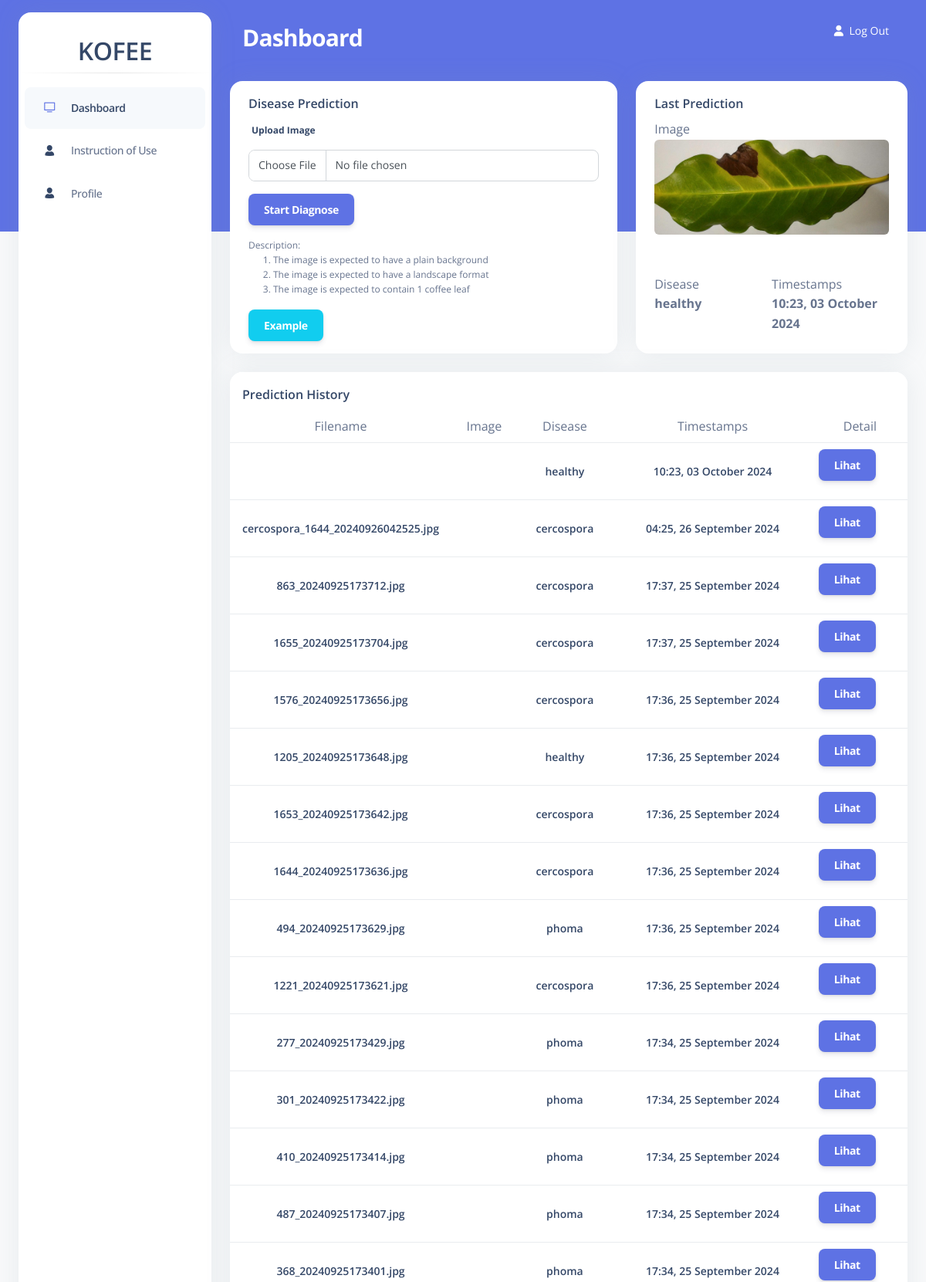
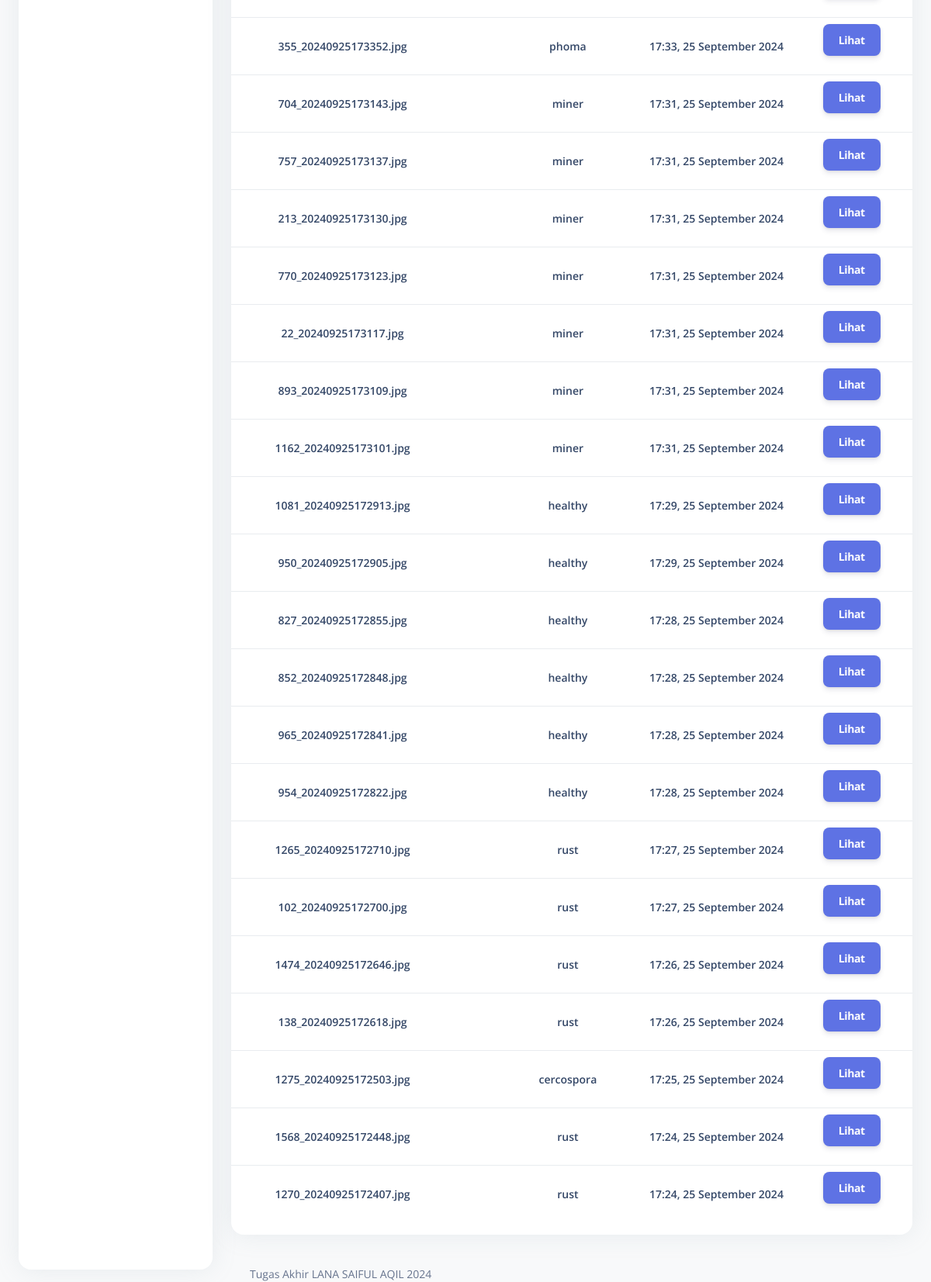
Screenshot of / (signed in) with the database file from the repository (2 pictures, top to bottom).
### WebClient/models.py (models this page shows, shortened)
class History(models.Model):
    userid = models.ForeignKey(settings.AUTH_USER_MODEL, on_delete=models.CASCADE, default=1)
    label = models.ForeignKey(Label, on_delete=models.CASCADE, default=2)
    filename = models.CharField(max_length=255, default="")
    image = models.ImageField(upload_to=imageuploadfilename)
    timestamp = models.DateTimeField(auto_now_add=True)

class Label(models.Model):
    name = models.CharField(max_length=255)
    treatment = models.TextField(default="Tidak dibutuhkan treatment khusus")
    def __str__(self):
        return self.name

### WebClient/views.py (the view, shortened to what this page needs)
# urls.py: 2. Add a URL to urlpatterns:  path('', views.home, name='home')
@login_required
def home(request):
    if request.method == 'GET':
        context = {'title': 'Dashboard | Kofee', 'judul_halaman': "Dashboard"}
        template = 'dashboard/dashboard.html'
        histories = History.objects.filter(userid=request.user).order_by('-timestamp')
        labels = Label.objects.all()
        for history in histories:
            history.image = settings.MEDIA_URL + str(history.image)
            history.timestamp = change12HourTo24HourFormat(history.timestamp.strftime("%I:%M %p")) + history.timestamp.strftime(", %d %B %Y")
            for label in labels:
                if history.label_id == label.id:
                    history.treatment = label.treatment
                    break
        context['histories'] = histories
        context['last_history'] =  histories.first() if histories.exists() else None
        return render(request,
                      template,
                      context)

### WebClient/helper.py (called while the page is built)
def change12HourTo24HourFormat(timestamp):
    return datetime.strptime(timestamp, "%I:%M %p").strftime("%H:%M")

### WebClient/templates/dashboard/dashboard.html (shortened to what this page needs)
{% extends 'dashboard/base_dashboard.html' %}
{% block content %}
<div class="container-fluid py-4">
  <div class="row">
    <div class="col-lg-7 mb-lg-0 mb-4">
      <div class="card h-100">
        <div class="card-header pb-0 pt-3 bg-transparent">
          <h6 class="text-capitalize">Disease Prediction</h6>
        </div>
        <div class="card-body py-0">
          <form method="POST" action="" enctype="multipart/form-data">
            <div class="form-group">
                <label for="image">Upload Image</label>
                <input name="image" type="file" class="form-control my-2" id="inputImage">
            </div>
            <button type="submit" class="btn btn-primary">Start Diagnose</button>
          </form>
          <div style="font-size: 12px; margin-top: auto;">
            Description:
            <ol>
              <li>The image is expected to have a plain background</li>
              <li>The image is expected to have a landscape format</li>
              <li>The image is expected to contain 1 coffee leaf</li>
            </ol>
          </div>
          <div>
            <button type="button" class="btn btn-info" data-bs-toggle="modal" data-bs-target="#contohgambar">
              Example
            </button>
          </div>
        </div>
      </div>
    </div>
    <div class="col-lg-5 mb-lg-0 mb-4">
      <div class="card h-100">
        <div class="card-header pb-0 pt-3 bg-transparent">
          <h6 class="text-capitalize">Last Prediction</h6>
        </div>
        <div class="card-body py-0" style="height: 300px!important;">
          <div style="height: 200px;">
            <div style="display: flex; flex-direction: column; height: 100%;">
              <div>Image</div>
              <div style="height: inherit; width: auto;">
                <img src='/media/sample_image/20_phoma.jpg' class="rounded" style="max-height: 100%; max-width: 100%;">
              </div>
            </div>
          </div>
          <div style="height: 100px; display: flex;">
            <div style="width: 50%;">
              <p class="mb-0">Disease</p>
              {% if last_history %}
              <b>{{last_history.label}}</b>
              {% else %}
              <b>No prediction yet</b>
              {% endif %}
            </div>
            <div style="width: 50%;">
              <p class="mb-0">Timestamps</p>
              {% if last_history %}
              <b>{{last_history.timestamp}}</b>
              {% else %}
              <b>No prediction yet</b>
              {% endif %}
            </div>
          </div>
        </div>
      </div>
    </div>
  </div>
  <div class="row mt-4">
    <div class="col-12 mb-lg-0 mb-4">
      <div class="card ">
        <div class="card-header pb-0 p-3">
          <div class="d-flex justify-content-between">
            <h6 class="mb-2">Prediction History</h6>
          </div>
        </div>
        <div class="table-responsive">
          <table class="table align-items-center ">
            <tbody>
              <tr>
                <td class="text-center">Filename</td>
                <td class="text-center">Image</td>
                <td class="text-center">Disease</td>
                <td class="text-center">Timestamps</td>
                <td class="text-center">Detail</td>
              </tr>
              {% for history in histories %}
              <tr>
                <td class="w-30">
                  <div class="px-2 py-1">
                    <h6 class="text-sm text-center mb-0">{{history.filename}}</h6>
                  </div>
                </td>
                <td>
                  <div class="text-center">
                  </div>
                </td>
                <td>
                  <div class="text-center">
                    <h6 class="text-sm mb-0">{{history.label}}</h6>
                  </div>
                </td>
                <td class="align-middle text-sm">
                  <div class="col text-center">
                    <h6 class="text-sm mb-0">{{history.timestamp}}</h6>
                  </div>
                </td>
                <td>
                  <button type="button" class="btn btn-primary" data-bs-toggle="modal" data-bs-target="#modalhistory{{forloop.counter}}">
                    Lihat
                  </button>
                </td>
              </tr>
              {% endfor %}
            </tbody>
          </table>
        </div>
      </div>
    </div>
  </div>
</div>
{% endblock %}

### rows the page displays
History: label "healthy", timestamp "10:23, 03 October 2024"
History: filename "cercospora_1644_20240926042525.jpg", label "cercospora", timestamp "04:25, 26 September 2024"
History: filename "863_20240925173712.jpg", label "cercospora", timestamp "17:37, 25 September 2024"
History: filename "1655_20240925173704.jpg", label "cercospora", timestamp "17:37, 25 September 2024"
History: filename "1576_20240925173656.jpg", label "cercospora", timestamp "17:36, 25 September 2024"
History: filename "1205_20240925173648.jpg", label "healthy", timestamp "17:36, 25 September 2024"
History: filename "1653_20240925173642.jpg", label "cercospora", timestamp "17:36, 25 September 2024"
History: filename "1644_20240925173636.jpg", label "cercospora", timestamp "17:36, 25 September 2024"
History: filename "494_20240925173629.jpg", label "phoma", timestamp "17:36, 25 September 2024"
History: filename "1221_20240925173621.jpg", label "cercospora", timestamp "17:36, 25 September 2024"
History: filename "277_20240925173429.jpg", label "phoma", timestamp "17:34, 25 September 2024"
History: filename "301_20240925173422.jpg", label "phoma", timestamp "17:34, 25 September 2024"
History: filename "410_20240925173414.jpg", label "phoma", timestamp "17:34, 25 September 2024"
History: filename "487_20240925173407.jpg", label "phoma", timestamp "17:34, 25 September 2024"
History: filename "368_20240925173401.jpg", label "phoma", timestamp "17:34, 25 September 2024"
History: filename "355_20240925173352.jpg", label "phoma", timestamp "17:33, 25 September 2024"
History: filename "704_20240925173143.jpg", label "miner", timestamp "17:31, 25 September 2024"
History: filename "757_20240925173137.jpg", label "miner", timestamp "17:31, 25 September 2024"
History: filename "213_20240925173130.jpg", label "miner", timestamp "17:31, 25 September 2024"
History: filename "770_20240925173123.jpg", label "miner", timestamp "17:31, 25 September 2024"
History: filename "22_20240925173117.jpg", label "miner", timestamp "17:31, 25 September 2024"
History: filename "893_20240925173109.jpg", label "miner", timestamp "17:31, 25 September 2024"
History: filename "1162_20240925173101.jpg", label "miner", timestamp "17:31, 25 September 2024"
History: filename "1081_20240925172913.jpg", label "healthy", timestamp "17:29, 25 September 2024"
History: filename "950_20240925172905.jpg", label "healthy", timestamp "17:29, 25 September 2024"
History: filename "827_20240925172855.jpg", label "healthy", timestamp "17:28, 25 September 2024"
History: filename "852_20240925172848.jpg", label "healthy", timestamp "17:28, 25 September 2024"
History: filename "965_20240925172841.jpg", label "healthy", timestamp "17:28, 25 September 2024"
History: filename "954_20240925172822.jpg", label "healthy", timestamp "17:28, 25 September 2024"
History: filename "1265_20240925172710.jpg", label "rust", timestamp "17:27, 25 September 2024"
History: filename "102_20240925172700.jpg", label "rust", timestamp "17:27, 25 September 2024"
History: filename "1474_20240925172646.jpg", label "rust", timestamp "17:26, 25 September 2024"
History: filename "138_20240925172618.jpg", label "rust", timestamp "17:26, 25 September 2024"
History: filename "1275_20240925172503.jpg", label "cercospora", timestamp "17:25, 25 September 2024"
History: filename "1568_20240925172448.jpg", label "rust", timestamp "17:24, 25 September 2024"
History: filename "1270_20240925172407.jpg", label "rust", timestamp "17:24, 25 September 2024"

### other values shown
{{ judul_halaman }} "Dashboard"
